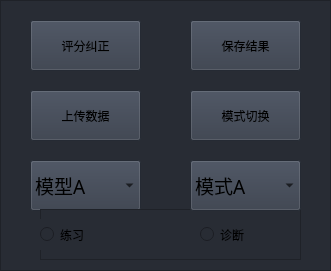
                      <widget class="QFrame" name="frame_7">
                       <property name="geometry">
                        <rect>
                         <x>1130</x>
                         <y>520</y>
                         <width>331</width>
                         <height>271</height>
                        </rect>
                       </property>
                       <property name="styleSheet">
                        <string notr="true">background-color: rgb(40, 44, 52);
font: 14pt &quot;黑体&quot;;</string>
                       </property>
                       <property name="frameShape">
                        <enum>QFrame::StyledPanel</enum>
                       </property>
                       <property name="frameShadow">
                        <enum>QFrame::Raised</enum>
                       </property>
                       <widget class="QPushButton" name="pushButton_6">
                        <property name="geometry">
                         <rect>
                          <x>30</x>
                          <y>20</y>
                          <width>111</width>
                          <height>51</height>
                         </rect>
                        </property>
                        <property name="styleSheet">
                         <string notr="true">background-color: rgb(52, 59, 72);
font: 12pt &quot;黑体&quot;;</string>
                        </property>
                        <property name="text">
                         <string>评分纠正</string>
                        </property>
                        <property name="icon">
                         <iconset resource="resources.qrc">
                          <normaloff>:/icons/images/icons/cil-heart.png</normaloff>:/icons/images/icons/cil-heart.png</iconset>
                        </property>
                       </widget>
                       <widget class="QPushButton" name="pushButton_5">
                        <property name="geometry">
                         <rect>
                          <x>190</x>
                          <y>20</y>
                          <width>111</width>
                          <height>51</height>
                         </rect>
                        </property>
                        <property name="styleSheet">
                         <string notr="true">background-color: rgb(52, 59, 72);
font: 12pt &quot;黑体&quot;;</string>
                        </property>
                        <property name="text">
                         <string>保存结果</string>
                        </property>
                        <property name="icon">
                         <iconset resource="resources.qrc">
                          <normaloff>:/icons/images/icons/cil-heart.png</normaloff>:/icons/images/icons/cil-heart.png</iconset>
                        </property>
                       </widget>
                       <widget class="QPushButton" name="pushButton_7">
                        <property name="geometry">
                         <rect>
                          <x>30</x>
                          <y>90</y>
                          <width>111</width>
                          <height>51</height>
                         </rect>
                        </property>
                        <property name="styleSheet">
                         <string notr="true">background-color: rgb(52, 59, 72);
font: 12pt &quot;黑体&quot;;</string>
                        </property>
                        <property name="text">
                         <string>上传数据</string>
                        </property>
                        <property name="icon">
                         <iconset resource="resources.qrc">
                          <normaloff>:/icons/images/icons/cil-heart.png</normaloff>:/icons/images/icons/cil-heart.png</iconset>
                        </property>
                       </widget>
                       <widget class="QPushButton" name="pushButton_8">
                        <property name="geometry">
                         <rect>
                          <x>190</x>
                          <y>90</y>
                          <width>111</width>
                          <height>51</height>
                         </rect>
                        </property>
                        <property name="styleSheet">
                         <string notr="true">background-color: rgb(52, 59, 72);
font: 12pt &quot;黑体&quot;;</string>
                        </property>
                        <property name="text">
                         <string>模式切换</string>
                        </property>
                        <property name="icon">
                         <iconset resource="resources.qrc">
                          <normaloff>:/icons/images/icons/cil-heart.png</normaloff>:/icons/images/icons/cil-heart.png</iconset>
                        </property>
                       </widget>
                       <widget class="QComboBox" name="comboBox_2">
                        <property name="geometry">
                         <rect>
                          <x>30</x>
                          <y>160</y>
                          <width>111</width>
                          <height>51</height>
                         </rect>
                        </property>
                        <property name="font">
                         <font>
                          <family>黑体</family>
                          <pointsize>14</pointsize>
                          <italic>false</italic>
                          <bold>false</bold>
                         </font>
                        </property>
                        <property name="autoFillBackground">
                         <bool>false</bool>
                        </property>
                        <property name="styleSheet">
                         <string notr="true">background-color: rgb(52, 59, 72);</string>
                        </property>
                        <property name="iconSize">
                         <size>
                          <width>16</width>
                          <height>16</height>
                         </size>
                        </property>
                        <property name="frame">
                         <bool>true</bool>
                        </property>
                        <item>
                         <property name="text">
                          <string>模型A</string>
                         </property>
                        </item>
                        <item>
                         <property name="text">
                          <string>模型B</string>
                         </property>
                        </item>
                        <item>
                         <property name="text">
                          <string>模型C</string>
                         </property>
                        </item>
                       </widget>
                       <widget class="QFrame" name="frame_13">
                        <property name="geometry">
                         <rect>
                          <x>40</x>
                          <y>209</y>
                          <width>261</width>
                          <height>51</height>
                         </rect>
                        </property>
                        <property name="frameShape">
                         <enum>QFrame::StyledPanel</enum>
                        </property>
                        <property name="frameShadow">
                         <enum>QFrame::Raised</enum>
                        </property>
                        <widget class="QRadioButton" name="radioButton_2">
                         <property name="geometry">
                          <rect>
                           <x>0</x>
                           <y>10</y>
                           <width>99</width>
                           <height>31</height>
                          </rect>
                         </property>
                         <property name="styleSheet">
                          <string notr="true"/>
                         </property>
                         <property name="text">
                          <string>练习</string>
                         </property>
                        </widget>
                        <widget class="QRadioButton" name="radioButton_3">
                         <property name="geometry">
                          <rect>
                           <x>160</x>
                           <y>10</y>
                           <width>99</width>
                           <height>31</height>
                          </rect>
                         </property>
                         <property name="styleSheet">
                          <string notr="true"/>
                         </property>
                         <property name="text">
                          <string>诊断</string>
                         </property>
                        </widget>
                       </widget>
                       <widget class="QComboBox" name="comboBox_3">
                        <property name="geometry">
                         <rect>
                          <x>190</x>
                          <y>160</y>
                          <width>111</width>
                          <height>51</height>
                         </rect>
                        </property>
                        <property name="font">
                         <font>
                          <family>黑体</family>
                          <pointsize>14</pointsize>
                          <italic>false</italic>
                          <bold>false</bold>
                         </font>
                        </property>
                        <property name="autoFillBackground">
                         <bool>false</bool>
                        </property>
                        <property name="styleSheet">
                         <string notr="true">background-color: rgb(52, 59, 72);</string>
                        </property>
                        <property name="iconSize">
                         <size>
                          <width>16</width>
                          <height>16</height>
                         </size>
                        </property>
                        <property name="frame">
                         <bool>true</bool>
                        </property>
                        <item>
                         <property name="text">
                          <string>模式A</string>
                         </property>
                        </item>
                        <item>
                         <property name="text">
                          <string>模型B</string>
                         </property>
                        </item>
                        <item>
                         <property name="text">
                          <string>模型C</string>
                         </property>
                        </item>
                       </widget>
                      </widget>
